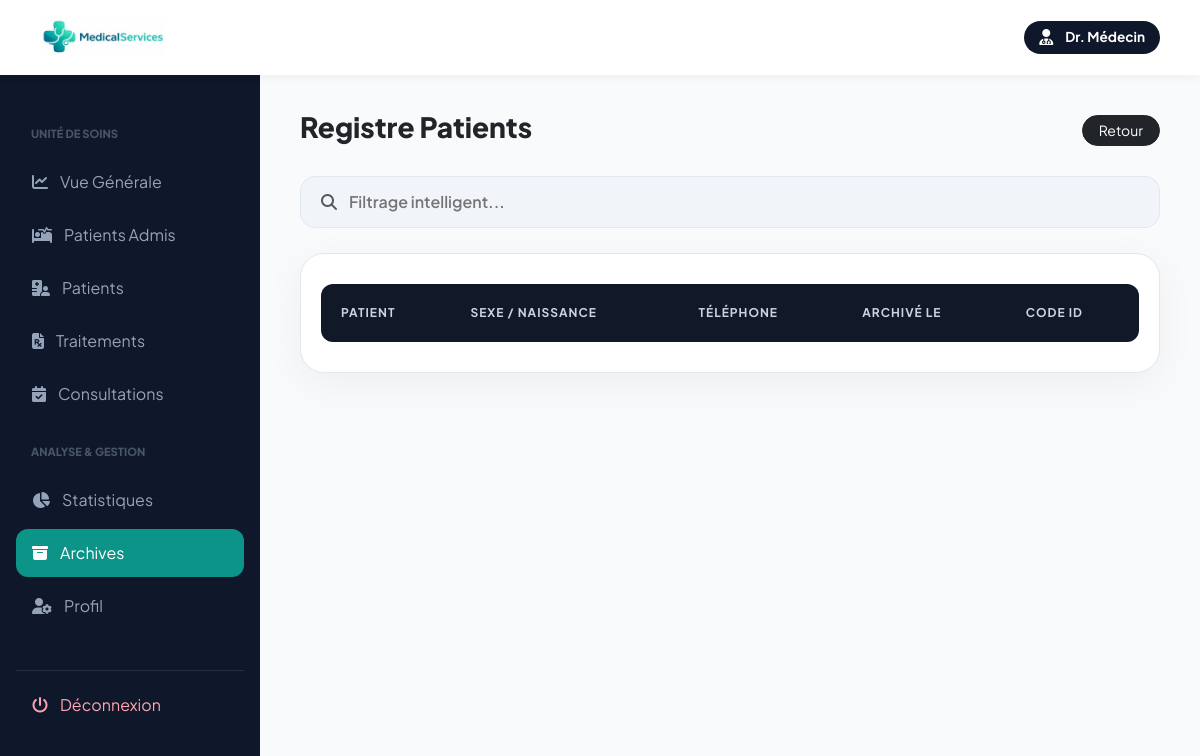
Before: /connexio_utilisateur/archives.php?view=patients (signed in) with the older database file.
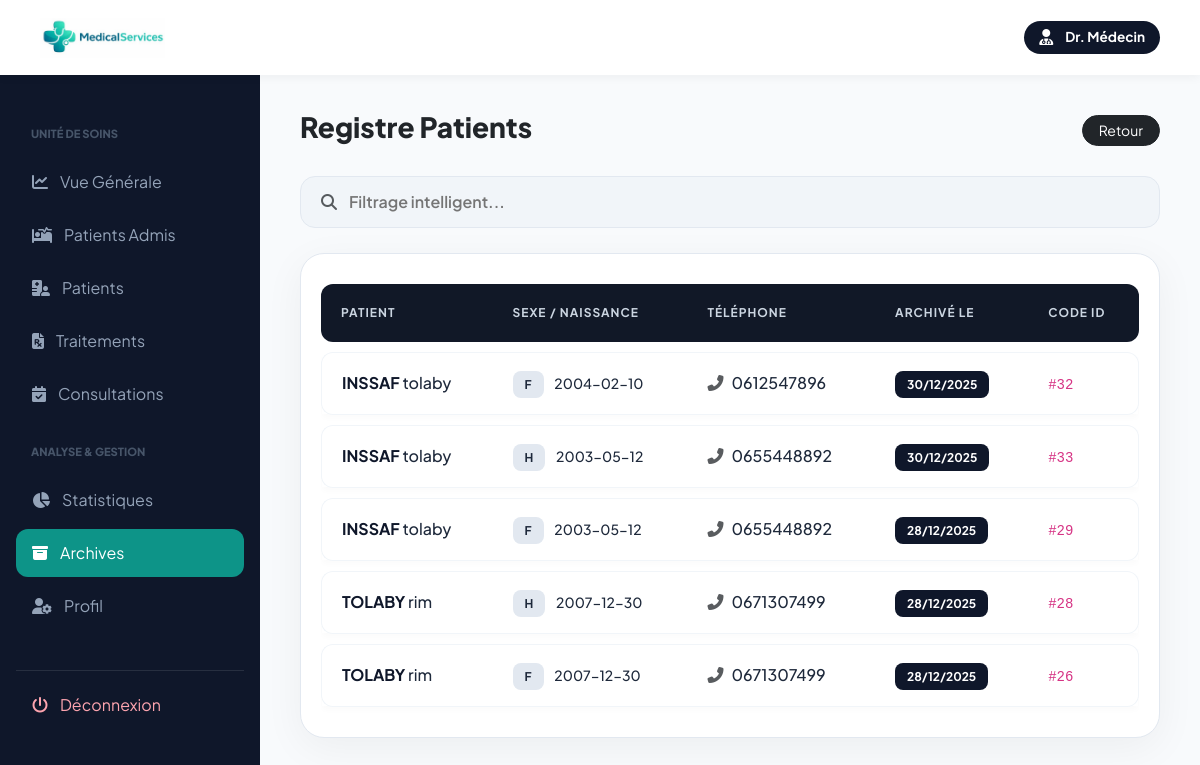
After: the same page with the newer database file.
### tables this page shows
CREATE TABLE `patients_archive` (
  `id_patient` int(11) NOT NULL,
  `nom` varchar(255) NOT NULL,
  `prenom` varchar(255) NOT NULL,
  `date_naissance` date NOT NULL,
  `sexe` enum('H','F','','','') NOT NULL,
  `adresse` varchar(255) NOT NULL,
  `telephone` varchar(255) NOT NULL,
  `email` varchar(255) NOT NULL,
  `date_inscription` date NOT NULL,
  `id_medecin` int(11) NOT NULL,
  `date_supprimee` timestamp NOT NULL DEFAULT current_timestamp() ON UPDATE current_timestamp()
);

### connexio_utilisateur/archives.php (the view, shortened to what the changed rows need)
<?php
include("../config/connexion.php");
$view = $_GET['view'] ?? 'menu';
$data = [];
if ($view === 'patients') {
    $data = $pdo->query("SELECT * FROM patients_archive ORDER BY date_supprimee DESC")->fetchAll();
} elseif ($view === 'traitements') {
    $data = $pdo->query("SELECT * FROM historique_suppressions ORDER BY date_suppression DESC")->fetchAll();
}
$countPatients = $pdo->query("SELECT COUNT(*) FROM patients_archive")->fetchColumn();
$countTraitements = $pdo->query("SELECT COUNT(*) FROM historique_suppressions")->fetchColumn();
?>
<!DOCTYPE html>
<html lang="fr">
<head>
    <link rel="stylesheet" href="https://cdnjs.cloudflare.com/ajax/libs/font-awesome/6.5.0/css/all.min.css">
    <link href="https://cdn.jsdelivr.net/npm/bootstrap@5.3.2/dist/css/bootstrap.min.css" rel="stylesheet">
</head>
<body>
<main class="main-content">
    <?php if ($view === 'menu'): ?>
        <div class="mb-5">
            <h2 style="font-weight: 800; color: var(--primary-dark);">Espace Archivage</h2>
            <p class="text-muted">Sélectionnez une catégorie pour explorer les données historiques.</p>
        </div>
        <div class="row g-4">
            <div class="col-md-6">
                <a href="?view=patients" class="menu-card card-patients">
                    <div class="icon-box"><i class="fa-solid fa-hospital-user"></i></div>
                    <h4>Base Patients</h4>
                    <p>Historique des dossiers médicaux clôturés.</p>
                    <div class="mt-3 tag tag-date"><?= $countPatients ?> Dossiers</div>
                </a>
            </div>
            <div class="col-md-6">
                <a href="?view=traitements" class="menu-card card-traitements">
                    <div class="icon-box"><i class="fa-solid fa-clock-rotate-left"></i></div>
                    <h4>Traitements & Soins</h4>
                    <p>Journal des modifications et suppressions de soins.</p>
                    <div class="mt-3 tag tag-date"><?= $countTraitements ?> Actions</div>
                </a>
            </div>
        </div>
    <?php else: ?>
        <div class="table-wrapper">
            <div class="table-responsive">
                <table class="custom-table" id="tableData">
                    <thead>
                        <?php if ($view === 'patients'): ?>
                            <tr>
                                <th>Patient</th>
                                <th>Sexe / Naissance</th>
                                <th>Téléphone</th>
                                <th>Archivé le</th>
                                <th>Code ID</th>
                            </tr>
                        <?php endif; ?>
                    </thead>
                    <tbody>
                        <?php foreach ($data as $item): ?>
                            <tr class="<?= $view === 'patients' ? 'row-patient' : 'row-traitement' ?>">
                                <?php if ($view === 'patients'): ?>
                                    <td><strong style="color: var(--primary-dark);"><?= strtoupper($item['nom']) ?></strong> <?= $item['prenom'] ?></td>
                                    <td><span class="tag" style="background: #e2e8f0;"><?= $item['sexe'] ?></span> <small class="ms-2"><?= $item['date_naissance'] ?></small></td>
                                    <td><i class="fa-solid fa-phone-alt me-2 text-muted"></i><?= $item['telephone'] ?></td>
                                    <td><span class="tag tag-date"><?= date('d/m/Y', strtotime($item['date_supprimee'])) ?></span></td>
                                    <td><code>#<?= $item['id_patient'] ?></code></td>
                                <?php endif; ?>
                            </tr>
                        <?php endforeach; ?>
                    </tbody>
                </table>
            </div>
        </div>
    <?php endif; ?>
</main>
</body>
</html>

Changed rows visible on the page:
added patients_archive: nom "INSSAF", prenom "tolaby", sexe "F", date_naissance "2004-02-10", telephone "0612547896", date_supprimee "30/12/2025", id_patient "32"
added patients_archive: nom "INSSAF", prenom "tolaby", sexe "H", date_naissance "2003-05-12", telephone "0655448892", date_supprimee "30/12/2025", id_patient "33"
added patients_archive: nom "INSSAF", prenom "tolaby", sexe "F", date_naissance "2003-05-12", telephone "0655448892", date_supprimee "28/12/2025", id_patient "29"
added patients_archive: nom "TOLABY", prenom "rim", sexe "H", date_naissance "2007-12-30", telephone "0671307499", date_supprimee "28/12/2025", id_patient "28"
added patients_archive: nom "TOLABY", prenom "rim", sexe "F", date_naissance "2007-12-30", telephone "0671307499", date_supprimee "28/12/2025", id_patient "26"
